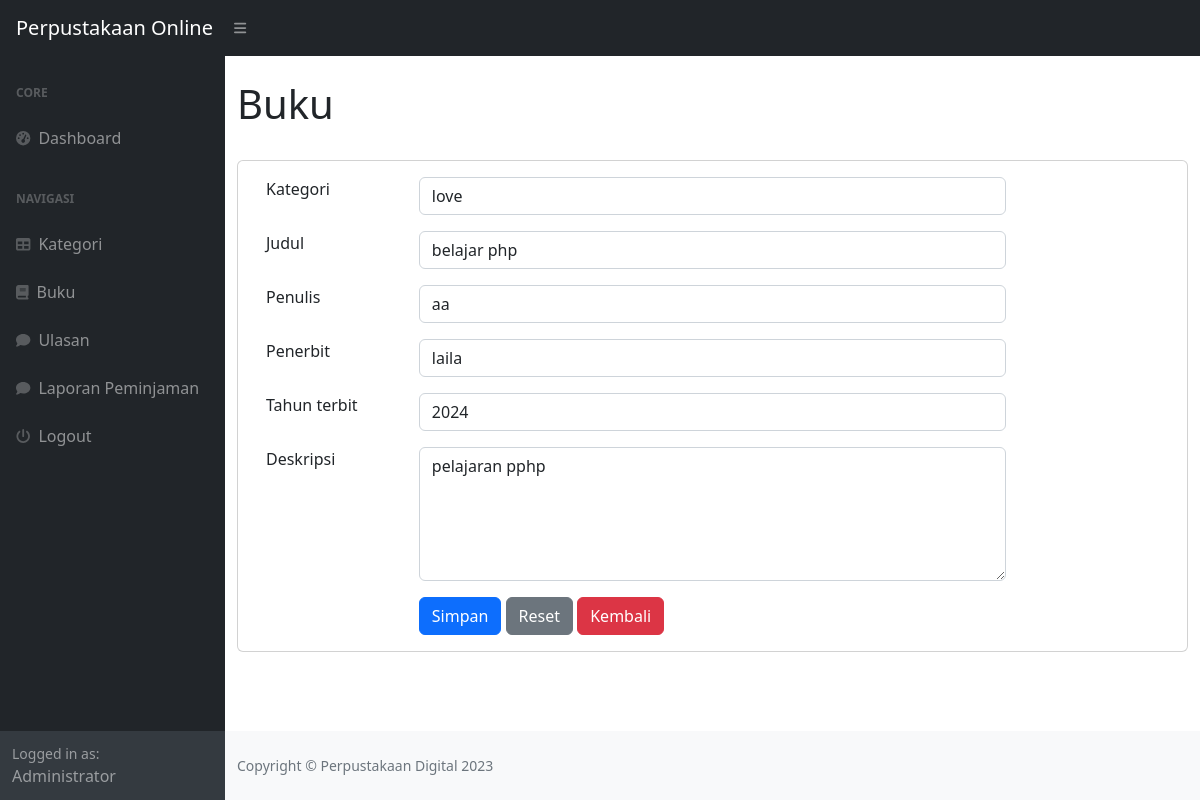
Screenshot of /index.php?page=buku_ubah&&id=1 (signed in) with the database file from the repository.
### tables this page shows
CREATE TABLE `buku` (
  `id_buku` int(11) NOT NULL,
  `id_kategori` int(11) DEFAULT NULL,
  `judul` varchar(100) DEFAULT NULL,
  `penulis` varchar(100) DEFAULT NULL,
  `penerbit` varchar(100) DEFAULT NULL,
  `tahun_terbit` varchar(100) DEFAULT NULL,
  `deskripsi` text DEFAULT NULL
);

### buku_ubah.php (the view, shortened to what this page needs)
<h1 class="mt-4">Buku</h1>
<br>
<div class="card">
	<div class="card-body">
		<div class="row">
			<div class="col-md-12">
				<form class="form-group" action="" method="post">
					<?php
					$id = $_GET['id'];
				$query = mysqli_query($koneksi, "SELECT*FROM buku where id_buku=$id");
				$data = mysqli_fetch_array($query);
					 ?>
			<div class="container">
					<div class="row mb-3">
						<div class="col-md-2">Kategori</div>
						<div class="col-md-8">
							<select name="id_kategori" class="form-control">
								<?php
									$kat = mysqli_query($koneksi, "SELECT*FROM kategori");
									while ($kategori = mysqli_fetch_array($kat)) {
										?>
										<option value="<?php echo $kategori['id_kategori']; ?>"><?php echo $kategori['kategori']; ?></option>
										<?php
									}
								?>
							</select>
						</div>
					</div>
					<div class="row mb-3">
						<div class="col-md-2">Judul</div>
						<div class="col-md-8"><input type="text" value="<?php echo $data['judul']; ?>" class="form-control" name="judul"></div>
					</div>
					<div class="row mb-3">
						<div class="col-md-2">Penulis</div>
						<div class="col-md-8"><input type="text" value="<?php echo $data['penulis']; ?>" class="form-control" name="penulis"></div>
					</div>
					<div class="row mb-3">
						<div class="col-md-2">Penerbit</div>
						<div class="col-md-8"><input type="text"  value="<?php echo $data['penerbit']; ?>" class="form-control" name="penerbit"></div>
					</div>
					<div class="row mb-3">
						<div class="col-md-2">Tahun terbit</div>
						<div class="col-md-8"><input type="number" value="<?php echo $data['tahun_terbit']; ?>" class="form-control" name="tahun_terbit"></div>
					</div>
					<div class="row mb-3">
						<div class="col-md-2">Deskripsi</div>
						<div class="col-md-8">
							<textarea name="deskripsi" rows="5" class="form-control"><?php echo $data['deskripsi']; ?></textarea>
						</div>
					</div>
					<div class="row">
						<div class="col-md-2"></div>
						<div class="col-md-8">
							<button type="submit" class="btn btn-primary" name="submit" value="submit">Simpan</button>
							<button type="reset" class="btn btn-secondary">Reset</button>
							<a href="?page=buku" class="btn btn-danger">Kembali</a>
						</div>
					</div>
				</form>
			</div>
	</div>
</div>
</div>

### rows the page displays
buku: judul "belajar php", penulis "aa", penerbit "laila", tahun_terbit "2024", deskripsi "pelajaran pphp"

### other values shown
$_SESSION['user']['nama'] "Administrator"
form field id_kategori "love"
